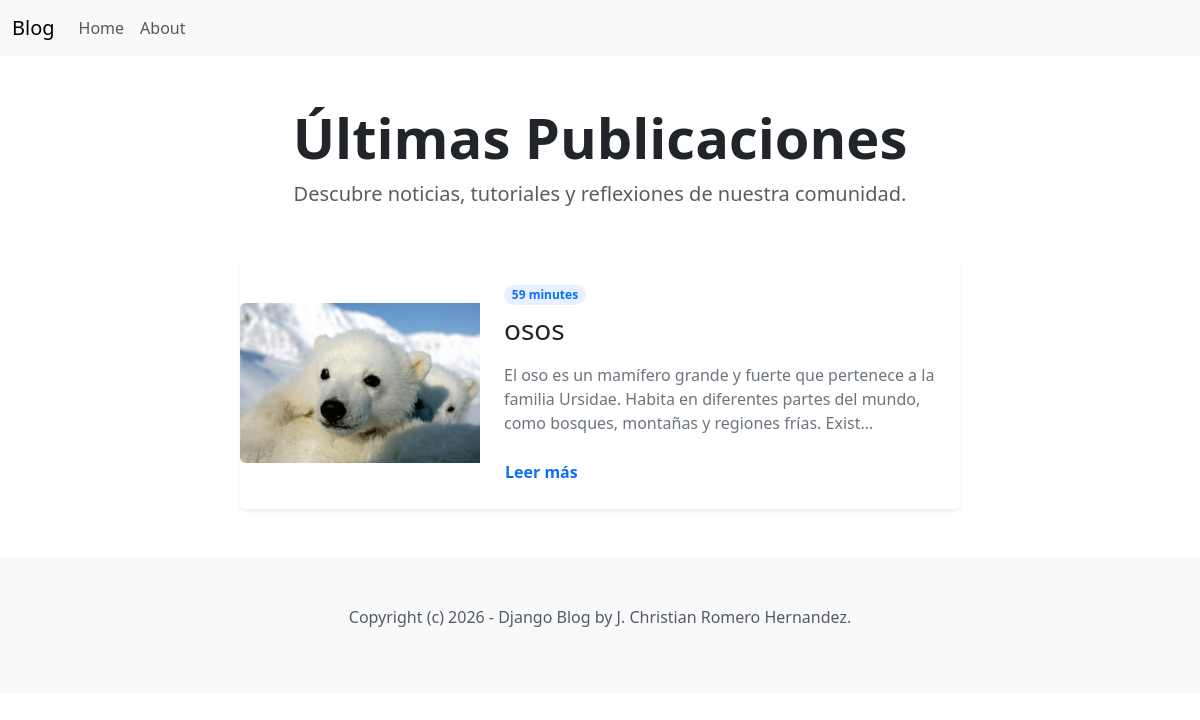
The page / on the database its author committed.
### blog/models.py (models this page shows, shortened)
class Post(models.Model):
    ACTIVE = 'active'
    DRAFT = 'draft'
    CHOICES_STATUS = {
        (ACTIVE, 'Active'),
        (DRAFT, 'Draft')
    }
    category = models.ForeignKey(Category, related_name='posts', on_delete=models.CASCADE)
    title = models.CharField(max_length=255)
    intro = models.TextField()
    body = models.TextField()
    created_at = models.DateTimeField(auto_now_add=True)
    status = models.CharField(max_length=10, choices=CHOICES_STATUS, default=ACTIVE)
    image = models.ImageField(upload_to='upload/', blank=True, null=True)

### blog/views.py (the view)
# urls.py: path('', home, name='home'),
def home(request):
    posts = Post.objects.filter(status=Post.ACTIVE).order_by('-created_at')
    context = {
        'posts': posts
    }
    return render(request, 'blog/home.html', context)

### blog/templates/blog/home.html (shortened to what this page needs)
{% extends 'blog/base.html' %}
{% block content %}
<div class="container py-5">
    <header class="mb-5 text-center">
        <h1 class="display-4 fw-bold">Últimas Publicaciones</h1>
        <p class="lead text-muted">Descubre noticias, tutoriales y reflexiones de nuestra comunidad.</p>
    </header>
    <div class="row g-4 justify-content-center">
        {% for post in posts %}
        <div class="col-12 col-md-10 col-lg-8">
            <article class="card h-100 border-0 shadow-sm hover-shadow transition-all">
                <div class="row g-0 align-items-center">
                    {% if post.image %}
                    <div class="col-md-4">
                        <img src="{{post.image.url}}"
                             class="img-fluid rounded-start h-100 object-fit-cover"
                             alt="{{post.title}}"
                             >
                    </div>
                    {% endif %}
                    <div class="{% if post.image %}col-md-8{% else %}col-12{% endif %}">
                        <div class="card-body p-4">
                            <div class="mb-2">
                                <span class="badge rounded-pill text-bg-primary bg-opacity-10 text-primary">
                                    {{ post.created_at|timesince }}
                                </span>
                            </div>
                            <h2 class="card-title h3 mb-3">
                                <a href="{% url 'post_detail' post.id %}" class="text-decoration-none text-dark link-primary">
                                    {{ post.title }}
                                </a>
                            </h2>
                            <p class="card-text text-secondary mb-4">
                                {{ post.intro|truncatechars:160 }}
                            </p>
                            <div class="d-flex justify-content-between align-items-center">
                                <a href="{% url 'post_detail' post.id %}" class="btn btn-link p-0 text-decoration-none fw-bold">
                                    Leer más
                                </a>
                            </div>
                        </div>
                    </div>
                </div>
            </article>
        </div>
        {% empty %}
        <div class="col-12 text-center py-5">
            <p class="lead">No hay publicaciones por ahora. ¡Vuelve pronto!</p>
        </div>
        {% endfor %}
    </div>
</div>
{% endblock %}

### blog/templates/blog/home.html (style rules this page uses)
.hover-shadow { transition: transform 0.3s ease, box-shadow 0.3s ease; }
.object-fit-cover { object-fit: cover; }
.transition-all { transition: all 0.3s ease-in-out; }

### rows shown on the page
Post: image (picture), created_at "59 minutes", title "osos", intro "El oso es un mamífero grande y fuerte que pertenece a la familia Ursidae. Habita en diferentes partes del mundo, como bosques, montañas y regiones frías. Exist…"
